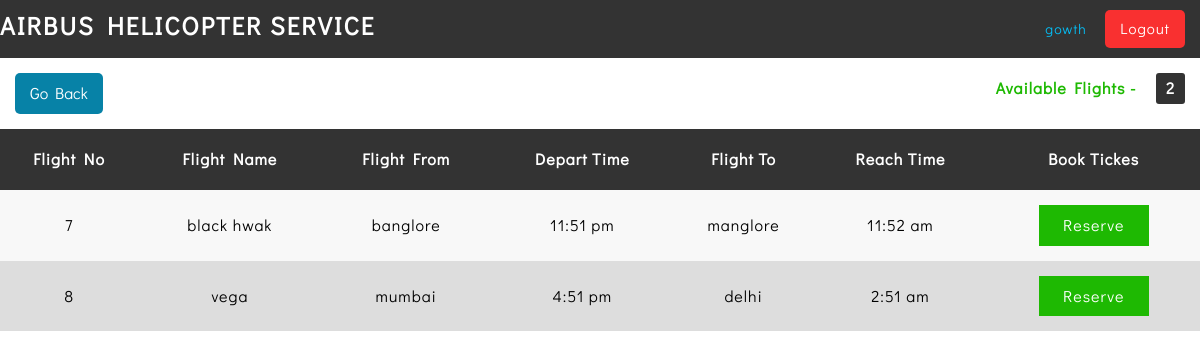
Screenshot of /user/viewFlightsUser.php (signed in) with the database file from the repository.
### tables this page shows
CREATE TABLE `flights_details` (
  `id` int(10) NOT NULL,
  `no` int(100) NOT NULL,
  `name` varchar(100) NOT NULL,
  `departure` text NOT NULL,
  `d_time` text NOT NULL,
  `arrival` text NOT NULL,
  `a_time` text NOT NULL
);

CREATE TABLE `flight_seats` (
  `no` int(10) NOT NULL,
  `seats` int(10) NOT NULL,
  `available` int(10) NOT NULL
);

### user/viewFlightsUser.php (the view, shortened to what this page needs)
<?php
$con = mysqli_connect('localhost', 'root', '', 'project');
if (!isset($_SESSION['username'])) {
	header("location:user-login.php");
} else {
	$u_name = $_SESSION['username'];
?>
	<!DOCTYPE html>
	<html>
	<head>
		<link rel="stylesheet" type="text/css" href="css/ars.css" />
	</head>
	<body>
		<div class="header-area-full">
			<div class="container">
				<div class="header-area">
					<a class="brand-title" href="http://localhost/hal/user/user-home.php">AIRBUS HELICOPTER SERVICE</a>
					<div class="header-menu" id="myNavbar">
						<span class="uname_header"><?php echo $u_name; ?></span>
						<a class="user-option btn-danger" href="user-logout.php">Logout</a>
					</div>
				</div>
			</div>
		</div>
		<div class="view-area-full">
			<div class="container">
				<div class="view-area">
					<table class='flights-view-table'>
						<span class="go-back-span">
							<a class="go-back" href="user-home.php">Go Back</a>
						</span>
						<?php
						$search_query = "SELECT * FROM flights_details";
						$res = mysqli_query($con, $search_query);
						if ($res) {
							if (mysqli_num_rows($res) > 0) {
								echo "<div class='success count-div'>Available Flights - <span class='flight-count'>" . mysqli_num_rows($res) . "</span></div>";
								echo "
							<div style='clear:both;'></div>
							<thead>
					<tr>
						<th>Flight No</th>
						<th>Flight Name</th>
						<th>Flight From</th>
						<th>Depart Time</th>
						<th>Flight To</th>
						<th>Reach Time</th>
						<th>Book Tickes</th>
					</tr>
				</thead>";
								while ($row = mysqli_fetch_array($res)) {
									echo "<tr>";
									$no = $row['no'];
									echo "<td>" . $row['no'] . "</td>";
									echo "<td>" . $row['name'] . "</td>";
									echo "<td>" . $row['departure'] . "</td>";
									echo "<td>" . $row['d_time'] . "</td>";
									echo "<td>" . $row['arrival'] . "</td>";
									echo "<td>" . $row['a_time'] . "</td>";
									$seats_query = "SELECT available FROM flight_seats WHERE no='$no'";
									$seats_result = mysqli_query($con, $seats_query);
									while ($row2 = mysqli_fetch_array($seats_result)) {
										if ($row2['available'] > 0) {
											echo "<td>
								    <a class='book-option-btn' href='user-reservation.php?id=" . $row['id'] . "'>Reserve</a>
								    </td>";
											echo "</tr>";
										} else {
											echo "<td>
								    <a class='tSoldOut' href=''>TicketSoldOut</a>
								    </td>";
											echo "</tr>";
										}
									}
								}
							} else {
								$search_empty = "<div class='error-msg'>Flights not available </div>";
							}
						} else {
							$searc_query_error = "<div class='error-msg' >query not executed : error</div>";
						}
						?>
					</table>
				</div>
			</div>
		</div>
	</body>
	</html>
<?php
}
?>

### user/css/ars.css (style rules this page uses)
* { margin: 0; padding: 0; }
body { font-size: 100%; line-height: 1.3; font-family: "DidactGothic", sans-serif; }
.container { max-width: 1200px; width: 100%; margin: 0 auto; }
.success { margin: 40px auto 0px; text-align: center; color: #1eb902; font-size: 16px; letter-spacing: 1px; font-weight: bold; }
.header-area-full { background-color: #333; padding: 10px 0px; }
a.brand-title { float: left; text-decoration: none; letter-spacing: 2px; font-size: 25px; font-weight: bold; color: #fff; }
.header-menu { float: right; }
a.user-option { text-decoration: none; color: #fff; letter-spacing: 1px; font-size: 15px; margin: 6px 15px; display: inline-block; }
span.uname_header { margin: 10px 0px; display: inline-block; color: #05bff7; letter-spacing: 1px; font-size: 14px; }
.btn-danger { color: #fff !important; padding: 9px 15px; background-color: #f93030; margin: 0px 15px !important; text-decoration: none; border-radius: 5px; }
span.flight-count { padding: 5px 10px; background-color: #333; border-radius: 3px; color: #fff; }
table.flights-view-table { width: 100%; margin: 0px auto; text-align: center; border-spacing: 0; letter-spacing: 1px; }
table.flights-view-table thead tr th { padding: 20px 0px; background-color: #333; color: #fff; }
a.book-option-btn { padding: 10px 0px; display: block; margin: 15px auto; text-decoration: none; background-color: #1eb902; width: 110px; color: #fff; }
table.flights-view-table tbody tr:nth-child(odd) { background-color: #dddddd38; }
table.flights-view-table tbody tr:nth-child(even) { background-color: #ddd; }
.go-back { text-decoration: none; padding: 10px 15px; display: inline-block; background-color: #0782a7; color: #fff; border-radius: 5px; }
.view-area span { margin: 15px; display: inline-block; }
span.go-back-span { float: left; }
.success.count-div { float: right; margin: 0px; }

### rows the page displays
flights_details: no "7", name "black hwak", departure "banglore", d_time "11:51 pm", arrival "manglore", a_time "11:52 am"
flights_details: no "8", name "vega", departure "mumbai", d_time "4:51 pm", arrival "delhi", a_time "2:51 am"

### other values shown
$u_name "gowth"
mysqli_num_rows($res) "2"
